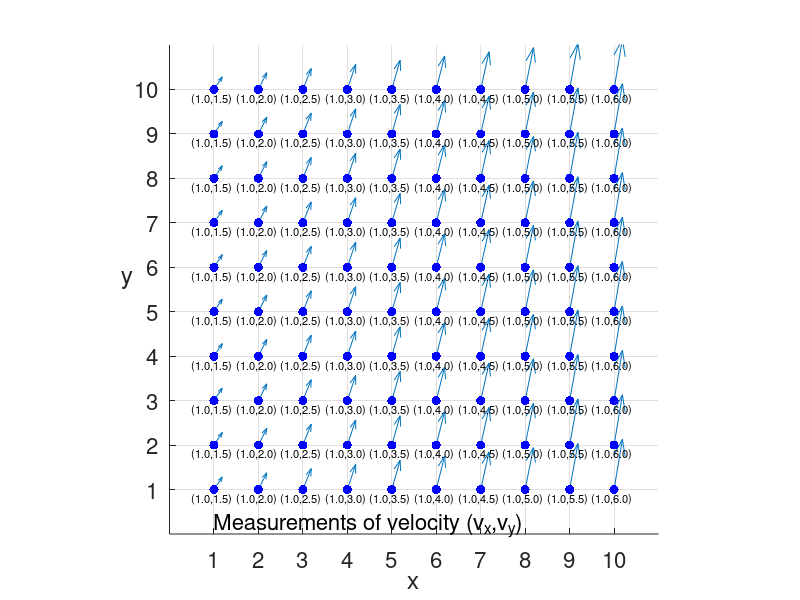
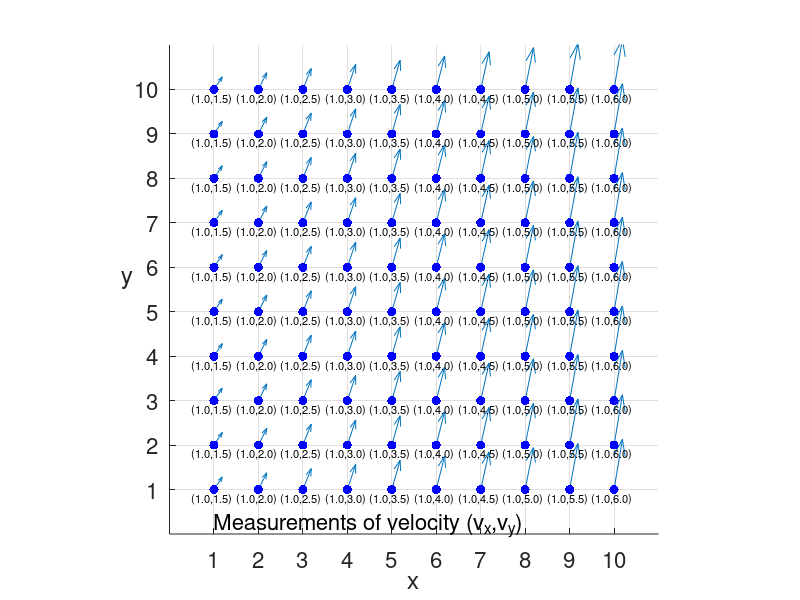

Write the MATLAB code that produced these figures, in order.
clear;
for i = 1:10
    for j = 1:10
        X(i,j) = j;
        Y(i,j) = i;
        U(i,j) = 1.0;
        V(i,j) = 1.0+j/2;
    end
end

% or
% [X,Y] = meshgrid([1:10],[1:10]);
% U = ones(size(X));
% V = 1+X/2;

figure(1);clf;hold on;
axis([0 11 0 11]); % Set axis wider than default
quiver(X,Y,U,V);

hold on;
for i = 1:10
    for j = 1:10
        text(j-0.5,i-0.2,[sprintf('(%.1f,%.1f)',U(i,j),V(i,j))],'Color','black','FontSize',8);
        plot(j,i,'b.','MarkerSize',20);
    end
end
text(1,0.2,'Measurements of velocity (v_x,v_y)','FontSize',16);
ylabel(gca, 'y','Rotation',0,'FontSize',16);
xlabel(gca,'x','FontSize',16);
axis square
set(gca,'XTick',[1:1:10])
set(gca,'YTick',[1:1:10])
grid on;
set(gca,'FontSize',16)

print -depsc vector_basics2quiver.eps
print -dpng vector_basics2quiver.png
